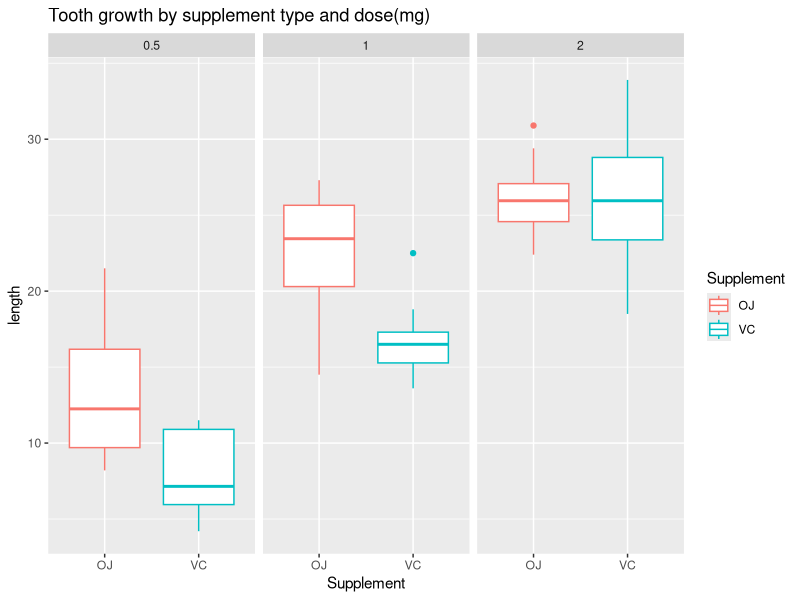

Reproduce this figure in R.
## ---- chunk 1

echo = TRUE
options(width=80)
library(data.table)
library(datasets)
library(ggplot2)
## ---- chunk 2
# The Effect of Vitamin C on Tooth Growth in Guinea Pigs
data(ToothGrowth)
toothGrowth <- data.table(ToothGrowth) 
setnames(toothGrowth, c('len','supp','dose'),c('Length','Supplement','Dose'))
toothGrowth$Dose <- as.factor(toothGrowth$Dose)
## ---- chunk 3
summary(toothGrowth)
head(toothGrowth)
## ---- chunk 4
 ##options(tinytex.verbose = TRUE)  ## This intruction was added because it could not generate the pdf because it indicated a lack of image error. 
 g<-ggplot(toothGrowth, aes(x=Supplement, y=Length, color=Supplement)) +
    geom_boxplot() + facet_grid(facets = ~ Dose) + 
   labs(title="Tooth growth by supplement type and dose(mg)" , 
        y = "length", x = "Supplement")
 g
## ---- chunk 5
# Orange juice as delivery method of Vitamin C
oj <- subset(ToothGrowth, supp == "OJ")
# Ascorbic acid as delivery method of Vitamin C
vc <- subset(ToothGrowth, supp == "VC")
## ---- chunk 6
t.test(oj$len, vc$len, alternative = "greater", var.equal = FALSE)
## ---- chunk 7
t.test(vc$len, oj$len, alternative = "less", var.equal = FALSE)
## ---- chunk 8
dose5<-subset(ToothGrowth, ToothGrowth$dose == 0.5)
dose1<-subset(ToothGrowth, ToothGrowth$dose == 1)
dose2<-subset(ToothGrowth, ToothGrowth$dose == 2)

## ---- chunk 9
##### dose 0.5 vs 1
t.test(dose5$len,dose1$len, var.equal = T, paired = F)

## ---- chunk 10
##### dose 0.5 vs 2 
t.test(dose5$len,dose2$len, var.equal = F, paired = F)
## ---- chunk 11
#####  dose 1 vs 2" 
t.test(dose1$len,dose2$len, var.equal = F, paired = F)
## ---- chunk 12
# Vitamin C delivery via orange juice at 2 ml/day
oj_two <- subset(ToothGrowth, ToothGrowth$supp == "OJ" & ToothGrowth$dose == "2")
## ---- chunk 13
# Vitamin C delivery via ascorbic acid at 2 ml/day
vc_two <- subset(ToothGrowth, ToothGrowth$supp == "VC" & ToothGrowth$dose == "2")
## ---- chunk 14
# Default is 95% confidence level
t.test(oj_two$len, vc_two$len, var.equal = FALSE)$conf.int
## ---- chunk 15
# To calculate 99% confidence level
t.test(oj_two$len, vc_two$len, var.equal = FALSE, conf.level = 0.99)$conf.int
